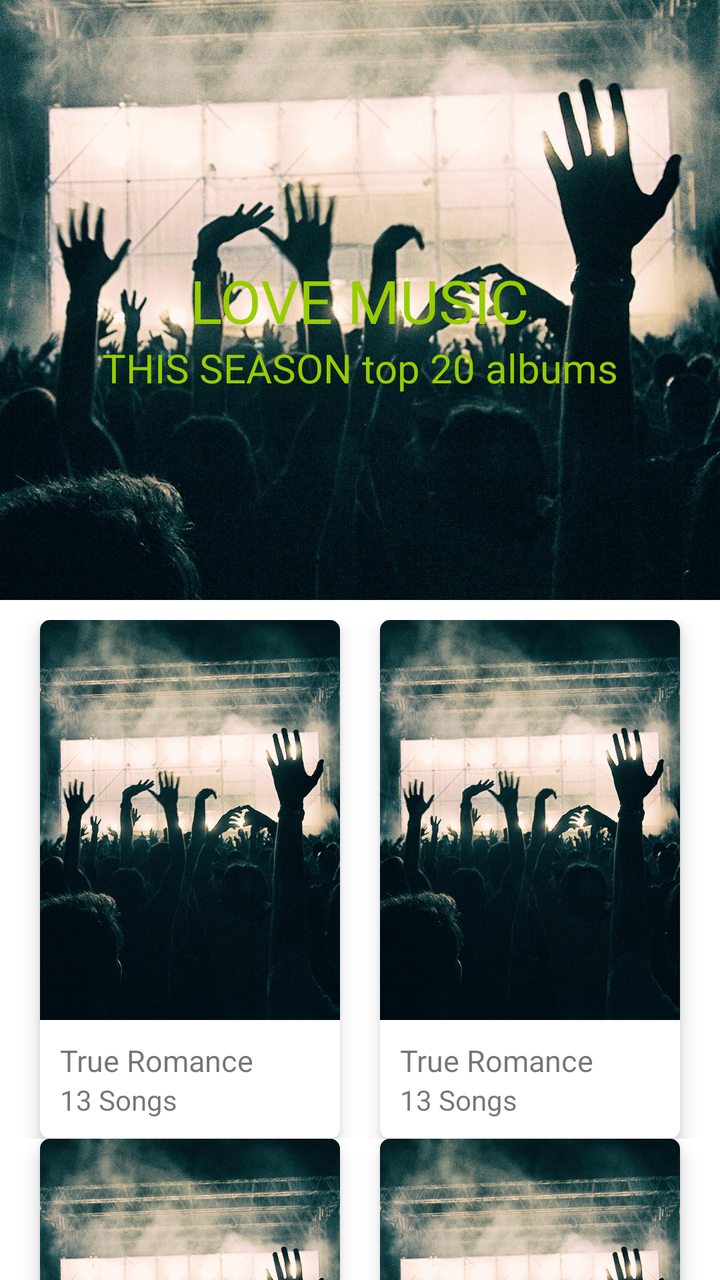
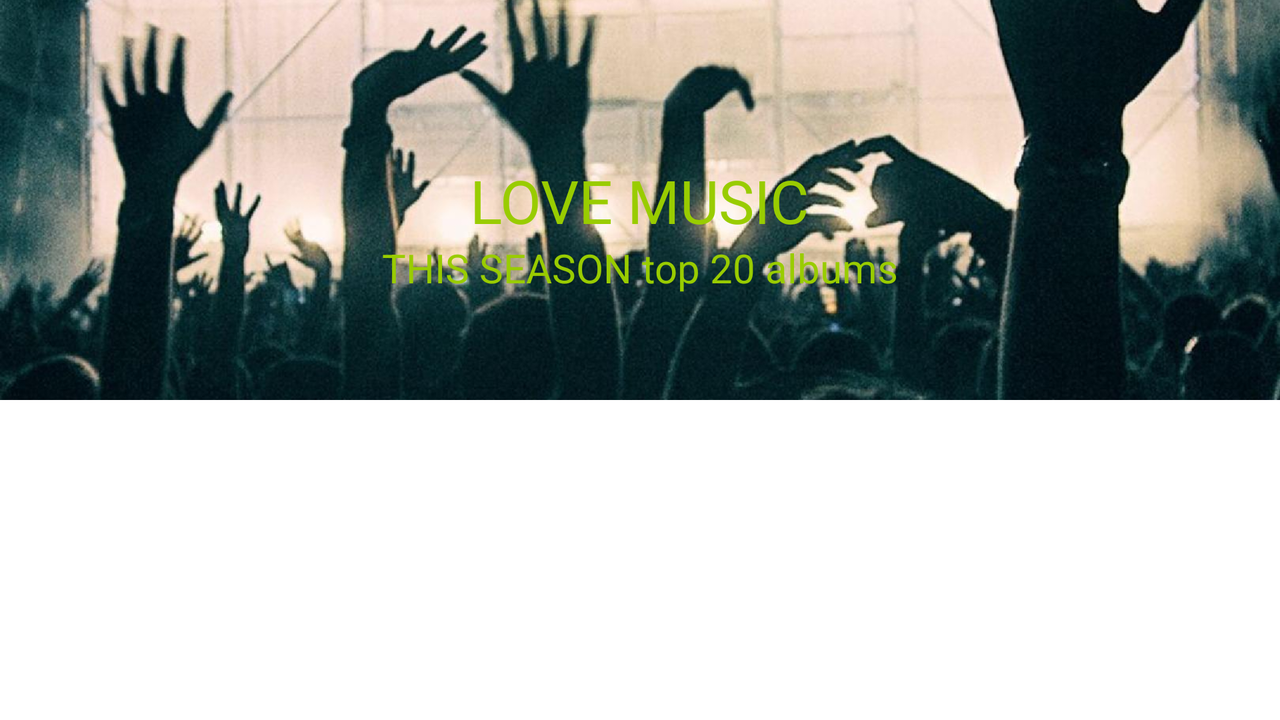

First picture: res/layout/ on a phone held upright. Second picture: the repository's own variant of that layout, on a device whose configuration matches the variant's folder. Source for both follows.
<!-- AndroidManifest.xml: application theme Theme.MyFirstProyectAndroid -->
<!-- res/layout/activity_main2.xml -->
<?xml version="1.0" encoding="utf-8"?>
<androidx.constraintlayout.widget.ConstraintLayout xmlns:android="http://schemas.android.com/apk/res/android"
    xmlns:app="http://schemas.android.com/apk/res-auto"
    xmlns:tools="http://schemas.android.com/tools"
    android:layout_width="match_parent"
    android:layout_height="match_parent"
    tools:context=".activities.MainActivity2">

    <androidx.constraintlayout.widget.ConstraintLayout
        android:id="@+id/cl_banner"
        android:layout_width="match_parent"
        android:layout_height="wrap_content"
        app:layout_constraintTop_toTopOf="parent"
        app:layout_constraintStart_toStartOf="parent"
        app:layout_constraintEnd_toEndOf="parent">

        <ImageView
            android:id="@+id/imgRock"
            android:layout_width="match_parent"
            android:layout_height="300dp"
            android:scaleType="centerCrop"
            app:layout_constraintTop_toTopOf="parent"
            app:layout_constraintStart_toStartOf="parent"
            app:layout_constraintEnd_toEndOf="parent"
            android:src="@drawable/img_splash_rock"/>

        <TextView
            android:id="@+id/tvTitleBanner"
            android:layout_width="wrap_content"
            android:layout_height="wrap_content"
            app:layout_constraintBottom_toBottomOf="parent"
            app:layout_constraintTop_toTopOf="parent"
            app:layout_constraintEnd_toEndOf="parent"
            app:layout_constraintStart_toStartOf="parent"
            android:text="LOVE MUSIC"
            android:textSize="30sp"
            android:textColor="@android:color/holo_green_light"/>

        <TextView
            android:layout_width="wrap_content"
            android:layout_height="wrap_content"
            app:layout_constraintTop_toBottomOf="@id/tvTitleBanner"
            app:layout_constraintEnd_toEndOf="parent"
            app:layout_constraintStart_toStartOf="parent"
            android:text="THIS SEASON top 20 albums"
            android:textSize="20sp"
            android:textColor="@android:color/holo_green_light"/>

    </androidx.constraintlayout.widget.ConstraintLayout>

    <ScrollView
        android:layout_width="match_parent"
        android:layout_height="wrap_content"
        android:layout_margin="10dp"
        app:layout_constraintTop_toBottomOf="@id/cl_banner">
        <LinearLayout

            android:layout_width="match_parent"
            android:layout_height="wrap_content"
            android:orientation="vertical">



            <LinearLayout
                android:orientation="horizontal"
                android:layout_width="match_parent"

                android:gravity="center"
                android:layout_height="wrap_content" >
                <androidx.cardview.widget.CardView
                    app:cardCornerRadius="5dp"
                    app:cardElevation="5dp"
                    android:layout_marginEnd="20dp"
                    android:layout_width="wrap_content"
                    android:layout_height="wrap_content"
                    app:layout_constraintTop_toBottomOf="@id/cl_banner"
                    app:layout_constraintStart_toStartOf="parent" >


                    <androidx.constraintlayout.widget.ConstraintLayout
                        android:layout_width="wrap_content"
                        android:layout_height="wrap_content" >

                        <ImageView
                            android:id="@+id/imgRockCardView2"
                            android:layout_width="150dp"
                            android:layout_height="200dp"
                            android:scaleType="centerCrop"
                            android:src="@drawable/img_splash_rock"
                            app:layout_constraintTop_toTopOf="parent"
                            app:layout_constraintStart_toStartOf="parent"/>

                        <LinearLayout
                            android:layout_width="match_parent"
                            android:layout_height="wrap_content"
                            android:orientation="vertical"
                            android:padding="10dp"
                            app:layout_constraintTop_toBottomOf="@id/imgRockCardView2">

                            <TextView
                                android:layout_width="wrap_content"
                                android:layout_height="wrap_content"
                                android:text="True Romance"
                                android:textSize="15sp"/>

                            <TextView
                                android:layout_width="wrap_content"
                                android:layout_height="wrap_content"
                                android:text="13 Songs"/>

                        </LinearLayout>


                    </androidx.constraintlayout.widget.ConstraintLayout>


                </androidx.cardview.widget.CardView>

                <androidx.cardview.widget.CardView
                    app:cardCornerRadius="5dp"
                    app:cardElevation="5dp"
                    android:layout_width="wrap_content"
                    android:layout_height="wrap_content"
                    app:layout_constraintTop_toBottomOf="@id/cl_banner"
                    app:layout_constraintStart_toStartOf="parent" >


                    <androidx.constraintlayout.widget.ConstraintLayout
                        android:layout_width="wrap_content"
                        android:layout_height="wrap_content" >

                        <ImageView
                            android:id="@+id/imgRockCardView3"
                            android:layout_width="150dp"
                            android:layout_height="200dp"
                            android:scaleType="centerCrop"
                            android:src="@drawable/img_splash_rock"
                            app:layout_constraintTop_toTopOf="parent"
                            app:layout_constraintStart_toStartOf="parent"/>

                        <LinearLayout
                            android:layout_width="match_parent"
                            android:layout_height="wrap_content"
                            android:orientation="vertical"
                            android:padding="10dp"
                            app:layout_constraintTop_toBottomOf="@id/imgRockCardView3">

                            <TextView
                                android:layout_width="wrap_content"
                                android:layout_height="wrap_content"
                                android:text="True Romance"
                                android:textSize="15sp"/>

                            <TextView
                                android:layout_width="wrap_content"
                                android:layout_height="wrap_content"
                                android:text="13 Songs"/>

                        </LinearLayout>


                    </androidx.constraintlayout.widget.ConstraintLayout>


                </androidx.cardview.widget.CardView>
            </LinearLayout>

            <LinearLayout
                android:orientation="horizontal"
                android:layout_width="match_parent"

                android:gravity="center"
                android:layout_height="wrap_content" >
                <androidx.cardview.widget.CardView
                    app:cardCornerRadius="5dp"
                    app:cardElevation="5dp"
                    android:layout_marginEnd="20dp"
                    android:layout_width="wrap_content"
                    android:layout_height="wrap_content"
                    app:layout_constraintTop_toBottomOf="@id/cl_banner"
                    app:layout_constraintStart_toStartOf="parent" >


                    <androidx.constraintlayout.widget.ConstraintLayout
                        android:layout_width="wrap_content"
                        android:layout_height="wrap_content" >

                        <ImageView
                            android:id="@+id/imgRockCardView4"
                            android:layout_width="150dp"
                            android:layout_height="200dp"
                            android:scaleType="centerCrop"
                            android:src="@drawable/img_splash_rock"
                            app:layout_constraintTop_toTopOf="parent"
                            app:layout_constraintStart_toStartOf="parent"/>

                        <LinearLayout
                            android:layout_width="match_parent"
                            android:layout_height="wrap_content"
                            android:orientation="vertical"
                            android:padding="10dp"
                            app:layout_constraintTop_toBottomOf="@id/imgRockCardView4">

                            <TextView
                                android:layout_width="wrap_content"
                                android:layout_height="wrap_content"
                                android:text="True Romance"
                                android:textSize="15sp"/>

                            <TextView
                                android:layout_width="wrap_content"
                                android:layout_height="wrap_content"
                                android:text="13 Songs"/>

                        </LinearLayout>


                    </androidx.constraintlayout.widget.ConstraintLayout>


                </androidx.cardview.widget.CardView>

                <androidx.cardview.widget.CardView
                    app:cardCornerRadius="5dp"
                    app:cardElevation="5dp"
                    android:layout_width="wrap_content"
                    android:layout_height="wrap_content"
                    app:layout_constraintTop_toBottomOf="@id/cl_banner"
                    app:layout_constraintStart_toStartOf="parent" >


                    <androidx.constraintlayout.widget.ConstraintLayout
                        android:layout_width="wrap_content"
                        android:layout_height="wrap_content" >

                        <ImageView
                            android:id="@+id/imgRockCardView5"
                            android:layout_width="150dp"
                            android:layout_height="200dp"
                            android:scaleType="centerCrop"
                            android:src="@drawable/img_splash_rock"
                            app:layout_constraintTop_toTopOf="parent"
                            app:layout_constraintStart_toStartOf="parent"/>

                        <LinearLayout
                            android:layout_width="match_parent"
                            android:layout_height="wrap_content"
                            android:orientation="vertical"
                            android:padding="10dp"
                            app:layout_constraintTop_toBottomOf="@id/imgRockCardView5">

                            <TextView
                                android:layout_width="wrap_content"
                                android:layout_height="wrap_content"
                                android:text="True Romance"
                                android:textSize="15sp"/>

                            <TextView
                                android:layout_width="wrap_content"
                                android:layout_height="wrap_content"
                                android:text="13 Songs"/>

                        </LinearLayout>


                    </androidx.constraintlayout.widget.ConstraintLayout>


                </androidx.cardview.widget.CardView>
            </LinearLayout>

        </LinearLayout>
    </ScrollView>




</androidx.constraintlayout.widget.ConstraintLayout>
<!-- resources referenced by this layout -->
<resources>
  <!-- drawable img_splash_rock: jpg bitmap (drawable-hdpi, 100429 bytes) -->
  <style name="Theme.MyFirstProyectAndroid" parent="Theme.MaterialComponents.DayNight.NoActionBar">
          
          <item name="colorPrimary">@color/primary</item>
          <item name="colorPrimaryVariant">@color/primary_light</item>
          <item name="colorOnPrimary">@color/white</item>
          
          <item name="colorSecondary">@color/teal_200</item>
          <item name="colorSecondaryVariant">@color/teal_700</item>
          <item name="colorOnSecondary">@color/black</item>
          
          <item name="android:statusBarColor" tools:targetApi="l">?attr/colorPrimaryVariant</item>
          
      </style>
</resources>
<!-- res/layout-land/activity_main2.xml (the repository's variant of the layout above) -->
<!-- drawn on the phone turned sideways -->
<?xml version="1.0" encoding="utf-8"?>
<androidx.constraintlayout.widget.ConstraintLayout xmlns:android="http://schemas.android.com/apk/res/android"
    xmlns:app="http://schemas.android.com/apk/res-auto"
    xmlns:tools="http://schemas.android.com/tools"
    android:layout_width="match_parent"
    android:layout_height="match_parent"
    tools:context=".activities.MainActivity2">

    <androidx.constraintlayout.widget.ConstraintLayout
        android:layout_width="match_parent"
        android:layout_height="wrap_content"
        app:layout_constraintTop_toTopOf="parent"
        app:layout_constraintStart_toStartOf="parent"
        app:layout_constraintEnd_toEndOf="parent">

        <ImageView
            android:id="@+id/imgRock"
            android:layout_width="match_parent"
            android:layout_height="200dp"
            android:scaleType="centerCrop"
            app:layout_constraintTop_toTopOf="parent"
            app:layout_constraintStart_toStartOf="parent"
            app:layout_constraintEnd_toEndOf="parent"
            android:src="@drawable/img_splash_rock"/>

        <TextView
            android:id="@+id/tvTitleBanner"
            android:layout_width="wrap_content"
            android:layout_height="wrap_content"
            app:layout_constraintBottom_toBottomOf="parent"
            app:layout_constraintTop_toTopOf="parent"
            app:layout_constraintEnd_toEndOf="parent"
            app:layout_constraintStart_toStartOf="parent"
            android:text="LOVE MUSIC"
            android:textSize="30sp"
            android:textColor="@android:color/holo_green_light"/>

        <TextView
            android:layout_width="wrap_content"
            android:layout_height="wrap_content"
            app:layout_constraintTop_toBottomOf="@id/tvTitleBanner"
            app:layout_constraintEnd_toEndOf="parent"
            app:layout_constraintStart_toStartOf="parent"
            android:text="THIS SEASON top 20 albums"
            android:textSize="20sp"
            android:textColor="@android:color/holo_green_light"/>

    </androidx.constraintlayout.widget.ConstraintLayout>



</androidx.constraintlayout.widget.ConstraintLayout>
